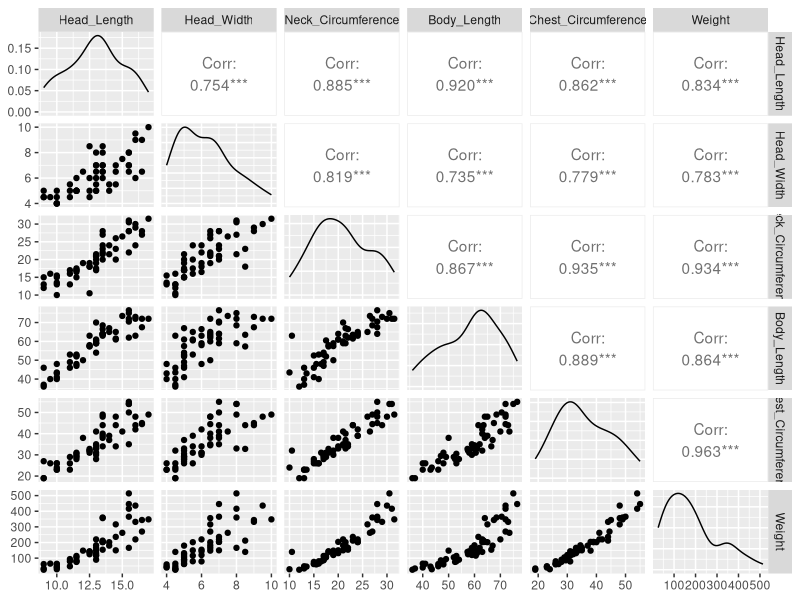

R code for this plot:
## ---- chunk 1
knitr::opts_chunk$set(echo = TRUE)
library(tidyverse)
library(knitr)
library(GGally)
library(ggfortify)
## ---- chunk 2
bear_data <- read_csv("bear_measurements.csv",
                      show_col_types=FALSE)
glimpse(bear_data)
## ---- chunk 3
ggpairs(bear_data, columns=4:9)
## ---- chunk 4
bear_fit <- lm(Weight ~ Head_Length + Head_Width + Neck_Circumference +
                 Body_Length + Chest_Circumference, data=bear_data)
## ---- chunk 5
summary(bear_fit)
